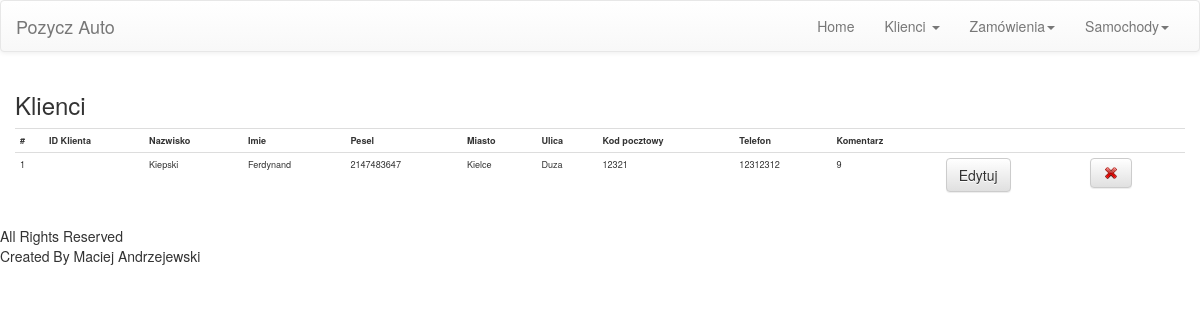
/work-order-show.php, run on the app's committed database.
### tables this page shows
CREATE TABLE IF NOT EXISTS `klienci` (
  `id_klienta` int(6) NOT NULL AUTO_INCREMENT,
  `nazwisko` varchar(16) NOT NULL,
  `imie` varchar(16) NOT NULL,
  `pesel` int(11) NOT NULL,
  `miasto` varchar(16) NOT NULL,
  `ulica` varchar(16) NOT NULL,
  `kod_pocztowy` int(6) NOT NULL,
  `telefon` int(9) NOT NULL,
  `komentarz` varchar(300) NOT NULL,
  PRIMARY KEY (`id_klienta`)
);

### work-order-show.php (the view, shortened to what this page needs)
<?php include "header.php" ?>
<div class="container-fluid">
    <h3> Klienci </h3>
            <?php
                $query="SELECT * FROM `klienci`";
                $result = mysql_query($query);
                $num = mysql_num_rows($result);
            ?>
                <table class="table table-hover table-condensed">
                    <tr>
                        <th> # </th>
						<th> ID Klienta</th>
                        <th> Nazwisko</th>
                        <th> Imie</th>
                        <th> Pesel</th>
                        <th> Miasto</th>
                        <th> Ulica</th>
                        <th> Kod pocztowy</th>
                        <th> Telefon</th>
                        <th> Komentarz </th>
						<th></th>
						<th></th>
                     </tr>
                <?php
                for ($i = 0; $i < $num; $i++) {
					$f9  = mysql_result($result,$i,"id_klienta");
                    $f1  = mysql_result($result,$i,"nazwisko");
                    $f2  = mysql_result($result,$i,"imie");
                    $f3  = mysql_result($result,$i,"pesel");
                    $f4  = mysql_result($result,$i,"miasto");
                    $f5  = mysql_result($result,$i,"ulica");
                    $f6  = mysql_result($result,$i,"kod_pocztowy");
                    $f7  = mysql_result($result,$i,"telefon");
                    $f8  = mysql_result($result,$i,"Komentarz");
                ?>
                <tr>
					<td> <?php echo $i+1; ?> </td>
					<td> <?php  $f9;  ?> </td>
                    <td> <?php echo $f1;  ?> </td>
                    <td> <?php echo $f2;  ?> </td>
                    <td> <?php echo $f3;  ?> </td>
                    <td> <?php echo $f4;  ?> </td>
                    <td> <?php echo $f5;  ?> </td>
                    <td> <?php echo $f6;  ?> </td>
                    <td> <?php echo $f7;  ?> </td>
                    <td> <?php echo $f8;  ?> </td>
					<td> <form role="form" action="edit_klient.php" method="post">
								<button type="submit" class="btn btn-default">Edytuj</button>
						</form> </td>
					<td> <form role="form" action="delete_klient.php" method="post">
								<button type="submit" class="btn btn-default"><img src="src/edit_delete.png" /></button>
						</form> </td>
                </tr>
                <?php
                } ?>
                </table>
</div>
<?php include "footer.php" ?>

### work-order-show.php (style rules this page uses)
.table { font-size:65%; }

### data on the page
klienci: nazwisko "Kiepski", imie "Ferdynand", pesel "2147483647", miasto "Kielce", ulica "Duza", kod_pocztowy "12321", telefon "12312312", id_klienta "9"
